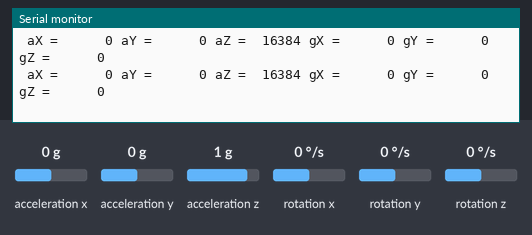
Bench run of a sketch on a simulated Arduino Uno, built with avr-gcc and run on an emulated ATmega328P. On the bench: the last lines printed to the serial monitor. Wiring (inferred from the names in the program): MPU-6050 motion sensor at I2C address 0x68. The inputs (shaded band) are chosen by the test bench; at power-on: acceleration x 0 g, acceleration y 0 g, acceleration z 1 g, rotation x 0 °/s, rotation y 0 °/s, rotation z 0 °/s.

Above: at 1.2 s.
1.3 s: acceleration x set to -1.4 g
At 1.45 s:
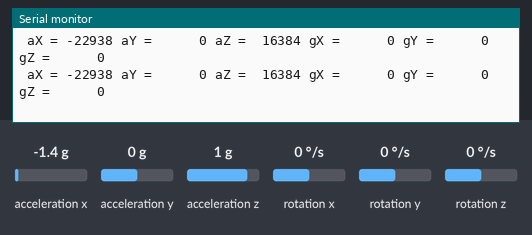
3.2 s: acceleration y set to -1.4 g
At 3.3 s:
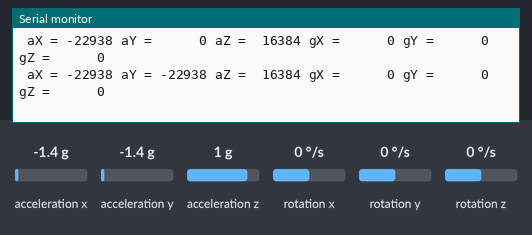
5.2 s: acceleration z set to -1.4 g
At 5.26 s:
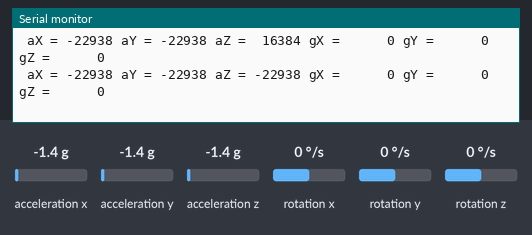
7.1 s: rotation x set to -192 °/s
At 7.11 s:
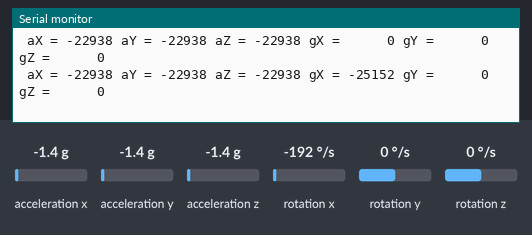
9.0 s: rotation y set to -192 °/s
At 9.07 s:
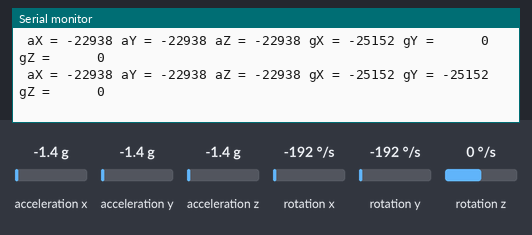
10.9 s: rotation z set to -192 °/s
At 10.93 s:
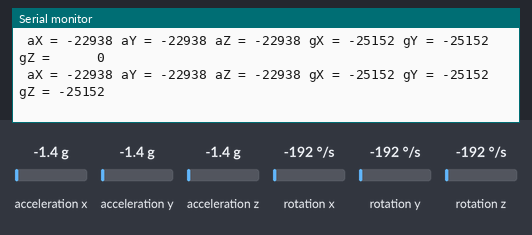

The sketch:

imu.ino
```cpp
#include "Wire.h" // This library allows you to communicate with I2C devices.

const int MPU_ADDR = 0x68; // I2C address of the MPU-6050. If AD0 pin is set to HIGH, the I2C address will be 0x69.

int16_t accelerometer_x, accelerometer_y, accelerometer_z; // variables for accelerometer raw data
int16_t gyro_x, gyro_y, gyro_z; // variables for gyro raw data
int16_t temperature; // variables for temperature data

char tmp_str[7]; // temporary variable used in convert function

char* convert_int16_to_str(int16_t i) { // converts int16 to string. Moreover, resulting strings will have the same length in the debug monitor.
  sprintf(tmp_str, "%6d", i);
  return tmp_str;
}

int sensorPin = A0;    // select the input pin for the potentiometer
float sensorValue = 0;  // variable to store the value coming from the sensor

void setup() {
  Serial.begin(115200);
  Wire.begin();
  Wire.beginTransmission(MPU_ADDR); // Begins a transmission to the I2C slave (GY-521 board)
  Wire.write(0x6B); // PWR_MGMT_1 register
  Wire.write(0); // set to zero (wakes up the MPU-6050)
  Wire.endTransmission(true);

  // SMPLRT_DIV set to 0
//  Wire.beginTransmission(MPU_ADDR); // Begins a transmission to the I2C slave (GY-521 board)
//  Wire.write(0x19); // PWR_MGMT_1 register
//  Wire.write(0); // set to zero (wakes up the MPU-6050)
//  Wire.endTransmission(true);

//  set DLP_CFG to 0

  Wire.beginTransmission(MPU_ADDR); // Begins a transmission to the I2C slave (GY-521 board)
  Wire.write(0x1D); // accel config 2 reg
  Wire.write(0b00001000); // set accel_fchoice_b to 1 to enable 1khz accel sample
  Wire.endTransmission(true);

  Wire.beginTransmission(MPU_ADDR); // Begins a transmission to the I2C slave (GY-521 board)
  Wire.write(0x1B); // gyro config reg
  Wire.write(0b00000001); // set bi 0 of Fchoice_b to be 1 for 8Khz gyro sample
  Wire.endTransmission(true);

}
void loop() {
  Wire.beginTransmission(MPU_ADDR);
  Wire.write(0x3B); // starting with register 0x3B (ACCEL_XOUT_H) [MPU-6000 and MPU-6050 Register Map and Descriptions Revision 4.2, p.40]
  Wire.endTransmission(false); // the parameter indicates that the Arduino will send a restart. As a result, the connection is kept active.
  Wire.requestFrom(MPU_ADDR, 7*2, true); // request a total of 7*2=14 registers

  // "Wire.read()<<8 | Wire.read();" means two registers are read and stored in the same variable
  accelerometer_x = Wire.read()<<8 | Wire.read(); // reading registers: 0x3B (ACCEL_XOUT_H) and 0x3C (ACCEL_XOUT_L)
  accelerometer_y = Wire.read()<<8 | Wire.read(); // reading registers: 0x3D (ACCEL_YOUT_H) and 0x3E (ACCEL_YOUT_L)
  accelerometer_z = Wire.read()<<8 | Wire.read(); // reading registers: 0x3F (ACCEL_ZOUT_H) and 0x40 (ACCEL_ZOUT_L)
  temperature = Wire.read()<<8 | Wire.read(); // reading registers: 0x41 (TEMP_OUT_H) and 0x42 (TEMP_OUT_L)
  gyro_x = Wire.read()<<8 | Wire.read(); // reading registers: 0x43 (GYRO_XOUT_H) and 0x44 (GYRO_XOUT_L)
  gyro_y = Wire.read()<<8 | Wire.read(); // reading registers: 0x45 (GYRO_YOUT_H) and 0x46 (GYRO_YOUT_L)
  gyro_z = Wire.read()<<8 | Wire.read(); // reading registers: 0x47 (GYRO_ZOUT_H) and 0x48 (GYRO_ZOUT_L)
//  sensorValue = (analogRead(sensorPin)-512.0)*4.88 / 50.0;
  // print out data
//  Serial.print("I = ");Serial.print(sensorValue);
  Serial.print(" aX = "); Serial.print(convert_int16_to_str(accelerometer_x));
  Serial.print(" aY = "); Serial.print(convert_int16_to_str(accelerometer_y));
  Serial.print(" aZ = "); Serial.print(convert_int16_to_str(accelerometer_z));
  // the following equation was taken from the documentation [MPU-6000/MPU-6050 Register Map and Description, p.30]
//  Serial.print(" tmp = "); Serial.print(temperature/340.00+36.53);
  Serial.print(" gX = "); Serial.print(convert_int16_to_str(gyro_x));
  Serial.print(" gY = "); Serial.print(convert_int16_to_str(gyro_y));
  Serial.print(" gZ = "); Serial.print(convert_int16_to_str(gyro_z));
  Serial.println();

  // delay
  delay(100);
}
```

Measured:
- after the input at 1.3 s, the serial monitor: prints a new line at once (image 1)
- after the input at 3.2 s, the serial monitor: prints a new line after 0.10 s (image 2)
- after the input at 5.2 s, the serial monitor: prints a new line after 0.05 s (image 3)
- after the input at 7.1 s, the serial monitor: prints a new line at once (image 4)
- after the input at 9.0 s, the serial monitor: prints a new line after 0.07 s (image 5)
- after the input at 10.9 s, the serial monitor: prints a new line at once (image 6)
